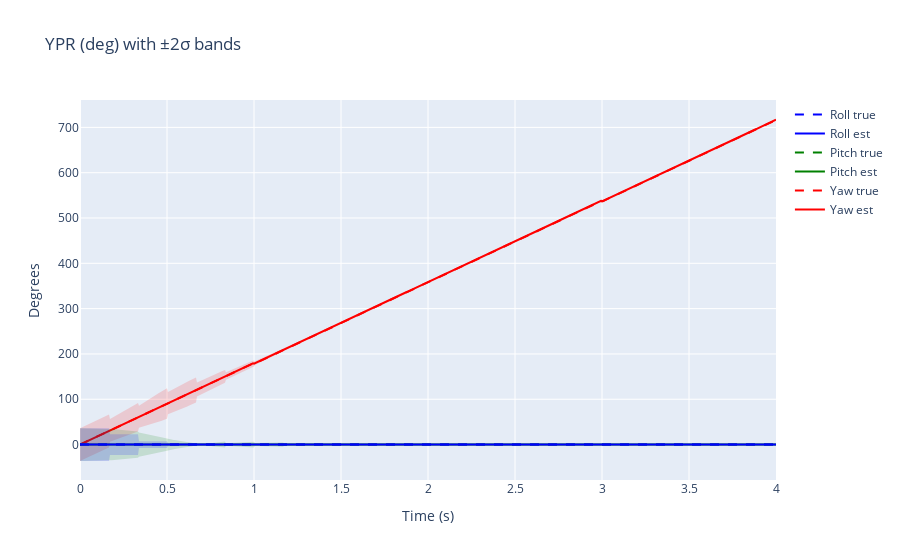

The notebook cell this image was saved under:
### Markdown cell above
## Plot Yaw/Pitch/Roll (degrees)

We show estimated angles with ±2σ bands and dashed ground truth. Ideally, the truth lies mostly within the shaded bands if covariances are well tuned.

### Code cell
# YPR (deg) with ±2σ bands, RGB colors, dashed GT
fig = go.Figure(); color_rgb = {0: ('rgba(255,0,0,0.15)', '#ff0000'), 1: ('rgba(0,128,0,0.15)', '#008000'), 2: ('rgba(0,0,255,0.15)', '#0000ff')}; names = {0: 'Yaw', 1: 'Pitch', 2: 'Roll'}
for i in range(3):
    fill_rgba, line_color = color_rgb[i]; mean = ypr_est[:, i]; std2p = 2.0 * rot_std_deg[:, i]; upper = mean + std2p; lower = mean - std2p
    fig.add_scatter(x=times, y=upper, line=dict(color=line_color, width=0), showlegend=False)
    fig.add_scatter(x=times, y=lower, fill='tonexty', fillcolor=fill_rgba, line=dict(color=line_color, width=0), showlegend=False)
    fig.add_scatter(x=times, y=mean, name=f"{names[i]} est", line=dict(color=line_color, width=2))
    fig.add_scatter(x=times, y=ypr_true[:, i], name=f"{names[i]} true", line=dict(color=line_color, dash='dash', width=2))
fig.update_layout(title='YPR (deg) with ±2σ bands', xaxis_title='Time (s)', yaxis_title='Degrees'); fig.show()

### Figure 1 — Plotly figure (JSON) as saved in the notebook; plotly's stock layout.template omitted (floating-point values rounded to 4 significant figures; data arrays with more than 128 entries replaced by an {"elided": "..."} marker saying what was removed)
{"data": [{"line": {"color": "#ff0000", "width": 0}, "showlegend": false, "type": "scatter", "x": {"elided": "721 float values"}, "y": {"elided": "721 float values"}}, {"fill": "tonexty", "fillcolor": "rgba(255,0,0,0.15)", "line": {"color": "#ff0000", "width": 0}, "showlegend": false, "type": "scatter", "x": {"elided": "721 float values"}, "y": {"elided": "721 float values"}}, {"line": {"color": "#ff0000", "width": 2}, "name": "Yaw est", "type": "scatter", "x": {"elided": "721 float values"}, "y": {"elided": "721 float values"}}, {"line": {"color": "#ff0000", "dash": "dash", "width": 2}, "name": "Yaw true", "type": "scatter", "x": {"elided": "721 float values"}, "y": {"elided": "721 float values"}}, {"line": {"color": "#008000", "width": 0}, "showlegend": false, "type": "scatter", "x": {"elided": "721 float values"}, "y": {"elided": "721 float values"}}, {"fill": "tonexty", "fillcolor": "rgba(0,128,0,0.15)", "line": {"color": "#008000", "width": 0}, "showlegend": false, "type": "scatter", "x": {"elided": "721 float values"}, "y": {"elided": "721 float values"}}, {"line": {"color": "#008000", "width": 2}, "name": "Pitch est", "type": "scatter", "x": {"elided": "721 float values"}, "y": {"elided": "721 float values"}}, {"line": {"color": "#008000", "dash": "dash", "width": 2}, "name": "Pitch true", "type": "scatter", "x": {"elided": "721 float values"}, "y": {"elided": "721 float values"}}, {"line": {"color": "#0000ff", "width": 0}, "showlegend": false, "type": "scatter", "x": {"elided": "721 float values"}, "y": {"elided": "721 float values"}}, {"fill": "tonexty", "fillcolor": "rgba(0,0,255,0.15)", "line": {"color": "#0000ff", "width": 0}, "showlegend": false, "type": "scatter", "x": {"elided": "721 float values"}, "y": {"elided": "721 float values"}}, {"line": {"color": "#0000ff", "width": 2}, "name": "Roll est", "type": "scatter", "x": {"elided": "721 float values"}, "y": {"elided": "721 float values"}}, {"line": {"color": "#0000ff", "dash": "dash", "width": 2}, "name": "Roll true", "type": "scatter", "x": {"elided": "721 float values"}, "y": {"elided": "721 float values"}}], "layout": {"title": {"text": "YPR (deg) with ±2σ bands"}, "xaxis": {"title": {"text": "Time (s)"}}, "yaxis": {"title": {"text": "Degrees"}}}}
